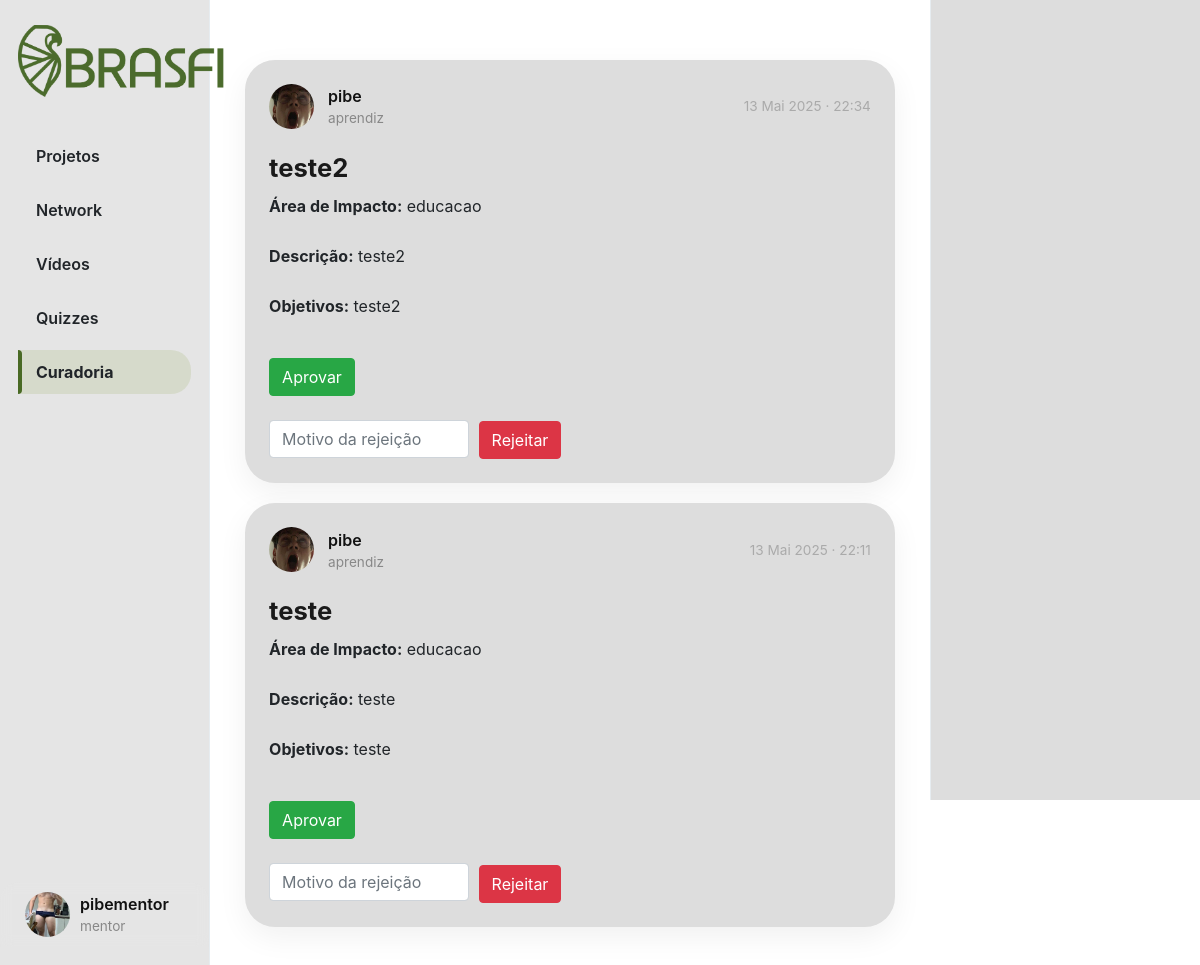
/curadoria (signed in), run on an earlier commit of the app's database.
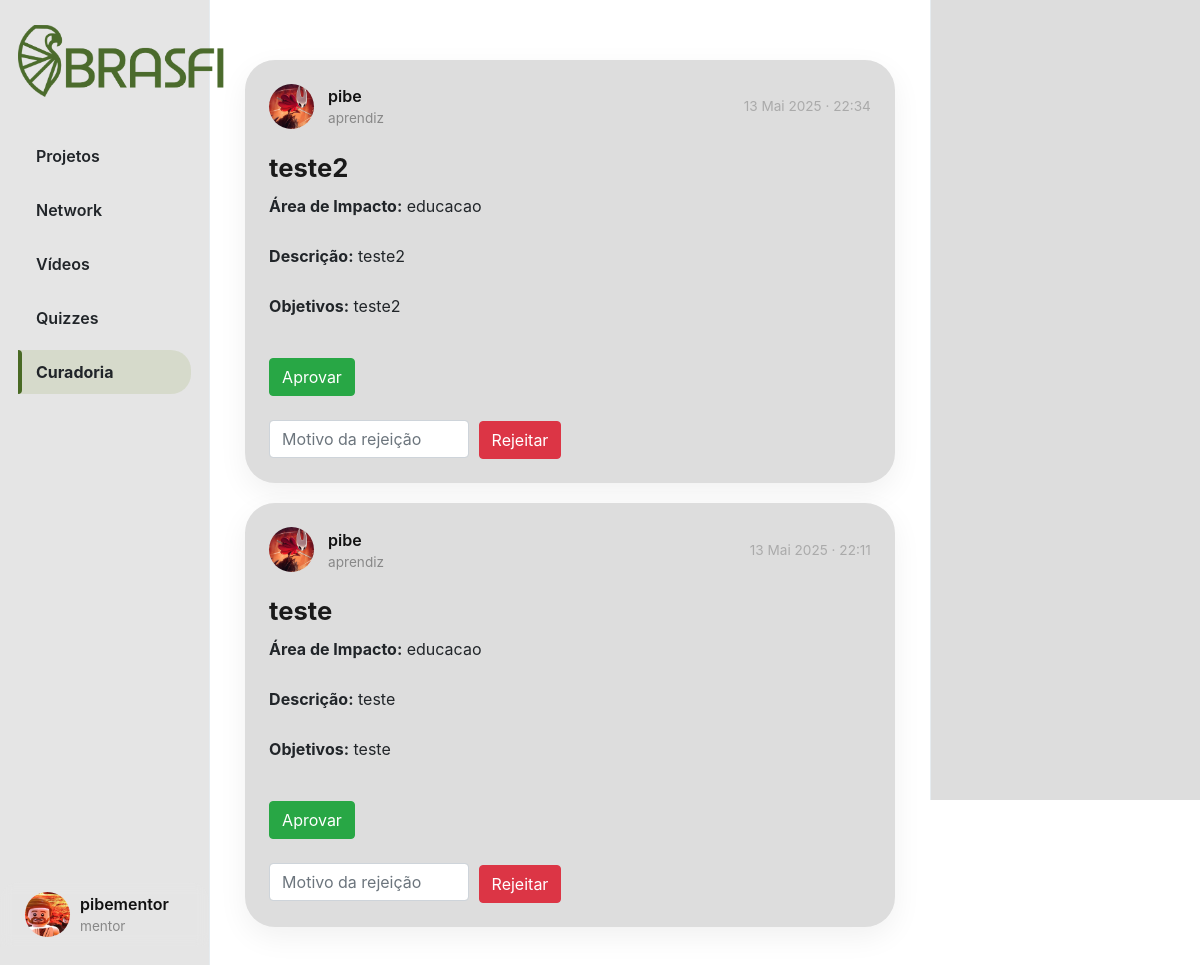
And on a later commit of the database.
### App_BRASFI/models.py (models this page shows, shortened)
class User(AbstractUser):
    TIPO_USUARIO = (
        ('mentor', 'Mentor'),
        ('aprendiz', 'Aprendiz'),
    )
    profilePic = models.ImageField(upload_to='profile_pic/', blank=True, null=True)
    userType = models.CharField(max_length=10, choices=TIPO_USUARIO, default='aprendiz')

class Projeto(models.Model):
    AREA_IMPACTO_CHOICES = [
        ("educacao", "Educação"),
        ("meio_ambiente", "Meio Ambiente"),
        ("saude", "Saúde"),
        ("tecnologia", "Tecnologia"),
        ("outros", "Outros"),
    ]
    STATUS_CHOICES = [
        ("pendente", "Pendente"),
        ("aprovado", "Aprovado"),
        ("rejeitado", "Rejeitado"),
    ]
    title = models.CharField(max_length=255)
    description = models.TextField()
    impact_area = models.CharField(max_length=30, choices=AREA_IMPACTO_CHOICES)
    objective = models.TextField()
    user = models.ForeignKey(User, on_delete=models.CASCADE, related_name="projetos")
    status = models.CharField(max_length=20, choices=STATUS_CHOICES, default="pendente")
    created_at = models.DateTimeField(default=timezone.now)
    rejection_reason = models.TextField(blank=True, null=True)

### App_BRASFI/views.py (the view)
# urls.py: path('curadoria', views.CuradoriaView, name='curadoria'),
@login_required
def CuradoriaView(request):
    projetos = Projeto.objects.filter(status="pendente").order_by("-created_at")
    return render(request, "curadoria.html", {
        "page": "curadoria",
        "projetos": projetos
    })

### App_BRASFI/templates/curadoria.html (shortened to what this page needs)
{% extends "layout.html" %}
{% load static %}
{% block body %}
    {% if projetos %}
    <div class="posts-view">
        {% for projeto in projetos %}
        <div class="post-card">
            <div class="post-header">
                <div class="creator-info">
                    <div class="small-profilepic" style="background-image: url('/media/{{ projeto.user.profilePic }}');"></div>
                    <div>
                        <div class="username">{{ projeto.user.username }}</div>
                        <div class="user-type">{{ projeto.user.userType }}</div>
                    </div>
                </div>
                <div class="created-at">{{ projeto.created_at|date:"d M Y · H:i" }}</div>
            </div>
            <div class="post-details">
                <h3 class="video-title">{{ projeto.title }}</h3>
                <p><strong>Área de Impacto:</strong> {{ projeto.impact_area }}</p>
                <p><strong>Descrição:</strong> {{ projeto.description }}</p>
                <p><strong>Objetivos:</strong> {{ projeto.objective }}</p>
            </div>
            <form method="POST" action="{% url 'App_BRASFI:aprovar_projeto' projeto.id %}" style="display: inline;">
                <button type="submit" class="btn btn-success">Aprovar</button>
            </form>
            <form method="POST" action="{% url 'App_BRASFI:rejeitar_projeto' projeto.id %}" style="display: inline;">
                <input type="text" name="rejection_reason" placeholder="Motivo da rejeição" required class="form-control" style="display: inline-block; width: 200px; margin-right: 5px;">
                <button type="submit" class="btn btn-danger">Rejeitar</button>
            </form>
        </div>
        {% endfor %}
    </div>
    {% else %}
    <div class="posts-view">
        <div>Nenhum projeto pendente para curadoria.</div>
    </div>
    {% endif %}
{% endblock %}

### App_BRASFI/templates/layout.html (shortened to what this page needs)
{% load static %}
<!DOCTYPE html>
<html lang="pt-br">
    <head>
        <link rel="stylesheet" href="https://cdnjs.cloudflare.com/ajax/libs/font-awesome/6.5.0/css/all.min.css">
        <link rel="stylesheet" href="https://stackpath.bootstrapcdn.com/bootstrap/4.4.1/css/bootstrap.min.css">
        <link href="{% static 'styles/hub.css' %}" rel="stylesheet">
        <link rel="stylesheet" href="{% static 'styles/likes.css' %}">
    </head>
    <body>
        <div class="body" data-page="{{page}}">
            <div class="sidenav">
                <a href="{% url 'App_BRASFI:projecthub' %}" class="navbar-brand">
                    <img src="{% static 'img/BRASFI_nobg.png' %}" height="80px">
                </a>
                <ul class="sidenav-menu">
                    <li class="nav-item {% if page == 'projecthub' %}active{% endif %}">
                        <a href="{% url 'App_BRASFI:projecthub' %}" class="nav-link">
                            <div>Projetos</div>
                        </a>
                    </li>
                    <li class="nav-item {% if page == 'networkhub' %}active{% endif %}">
                        <a href="{% url 'App_BRASFI:networkhub' %}" class="nav-link">
                            <div>Network</div>
                        </a>
                    </li>
                    <li class="nav-item {% if request.path == '/videos' %}active{% endif %}">
                        <a href="{% url 'App_BRASFI:videos' %}" class="nav-link">
                            <div>Vídeos</div>
                        </a>
                    </li>
                    <li class="nav-item {% if request.path == '/quizzes' %}active{% endif %}">
                        <a href="{% url 'App_BRASFI:quizzes' %}" class="nav-link">
                            <div>Quizzes</div>
                        </a>
                    </li>
                    {% if user.userType == "mentor" %}
                    <li class="nav-item {% if request.path == '/curadoria' %}active{% endif %}">
                        <a href="{% url 'App_BRASFI:curadoria' %}" class="nav-link">
                            <div>Curadoria</div>
                        </a>
                    </li>
                    {% endif %}
                </ul>
                <div class="sidenav-user-wrapper">
                    <div class="user_account" onclick="toggleUserDropdown(event)">
                        <div class="small-profilepic" style="background-image: url('/media/{{ user.profilePic }}')"></div>
                        <div class="user-info">
                            <div class="username">{{ user.username }}</div>
                            <div class="user-type grey">{{ user.userType }}</div>
                        </div>
                    </div>
                </div>
            </div>
            <div class="main-div">
                <div class="left-div">
                    <div class="posts-view">
                        <div class="main-div-content">
                            {% block body %}
                            {% endblock %}
                        </div>
                    </div>
                </div>
            </div>
            <div class="right-div">
                <div class='right-div-content'>
                </div>
            </div>
        </div>
    </body>
</html>

What changed in the data, as far as the page shows it:
changed User "pibementor": profilePic: a different picture
changed through a linked row, Projeto "teste2": user.profilePic: a different picture
changed through a linked row, Projeto "teste": user.profilePic: a different picture
